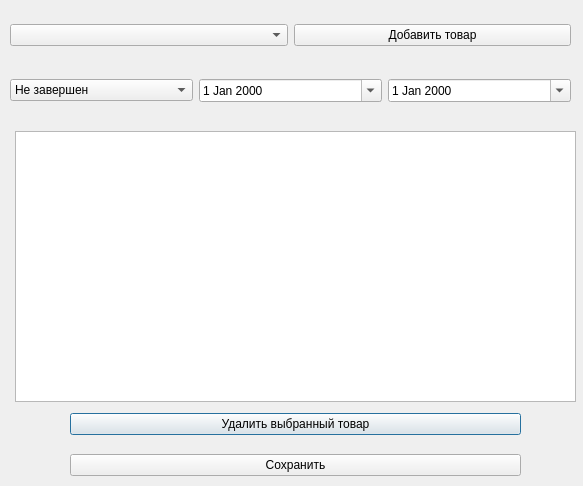
<?xml version="1.0" encoding="UTF-8"?>
<ui version="4.0">
 <class>Dialog</class>
 <widget class="QDialog" name="Dialog">
  <property name="geometry">
   <rect>
    <x>0</x>
    <y>0</y>
    <width>583</width>
    <height>486</height>
   </rect>
  </property>
  <property name="windowTitle">
   <string>Dialog</string>
  </property>
  <widget class="QListView" name="list_orders_edit">
   <property name="geometry">
    <rect>
     <x>15</x>
     <y>131</y>
     <width>561</width>
     <height>271</height>
    </rect>
   </property>
  </widget>
  <widget class="QWidget" name="">
   <property name="geometry">
    <rect>
     <x>70</x>
     <y>400</y>
     <width>451</width>
     <height>91</height>
    </rect>
   </property>
   <layout class="QVBoxLayout" name="verticalLayout">
    <item>
     <widget class="QPushButton" name="btn_del_prod">
      <property name="text">
       <string>Удалить выбранный товар</string>
      </property>
     </widget>
    </item>
    <item>
     <widget class="QPushButton" name="btn_save_order">
      <property name="text">
       <string>Сохранить</string>
      </property>
     </widget>
    </item>
   </layout>
  </widget>
  <widget class="QWidget" name="">
   <property name="geometry">
    <rect>
     <x>10</x>
     <y>10</y>
     <width>561</width>
     <height>51</height>
    </rect>
   </property>
   <layout class="QHBoxLayout" name="horizontalLayout">
    <item>
     <widget class="QComboBox" name="cb_prod"/>
    </item>
    <item>
     <widget class="QPushButton" name="btn_add_prod">
      <property name="text">
       <string>Добавить товар</string>
      </property>
     </widget>
    </item>
   </layout>
  </widget>
  <widget class="QWidget" name="">
   <property name="geometry">
    <rect>
     <x>10</x>
     <y>70</y>
     <width>561</width>
     <height>41</height>
    </rect>
   </property>
   <layout class="QHBoxLayout" name="horizontalLayout_2">
    <item>
     <widget class="QComboBox" name="cb_status">
      <item>
       <property name="text">
        <string>Не завершен</string>
       </property>
      </item>
      <item>
       <property name="text">
        <string>Новый</string>
       </property>
      </item>
      <item>
       <property name="text">
        <string>Доставлен</string>
       </property>
      </item>
      <item>
       <property name="text">
        <string>Отменен</string>
       </property>
      </item>
     </widget>
    </item>
    <item>
     <widget class="QDateEdit" name="de_order">
      <property name="calendarPopup">
       <bool>true</bool>
      </property>
     </widget>
    </item>
    <item>
     <widget class="QDateEdit" name="de_delivery">
      <property name="calendarPopup">
       <bool>true</bool>
      </property>
     </widget>
    </item>
   </layout>
  </widget>
 </widget>
 <resources/>
 <connections/>
</ui>
